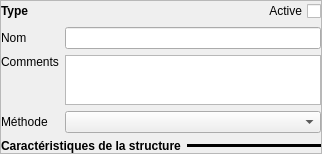
    <widget class="QFrame" name="frm_intro">
     <property name="sizePolicy">
      <sizepolicy hsizetype="Preferred" vsizetype="Maximum">
       <horstretch>0</horstretch>
       <verstretch>0</verstretch>
      </sizepolicy>
     </property>
     <property name="frameShape">
      <enum>QFrame::StyledPanel</enum>
     </property>
     <property name="frameShadow">
      <enum>QFrame::Raised</enum>
     </property>
     <layout class="QGridLayout" name="gridLayout_5">
      <property name="margin">
       <number>0</number>
      </property>
      <item row="0" column="0">
       <layout class="QGridLayout" name="gridLayout">
        <item row="2" column="1">
         <widget class="QTextEdit" name="txt_comm">
          <property name="maximumSize">
           <size>
            <width>16777215</width>
            <height>50</height>
           </size>
          </property>
         </widget>
        </item>
        <item row="2" column="0">
         <widget class="QLabel" name="label_4">
          <property name="text">
           <string>Comments</string>
          </property>
          <property name="alignment">
           <set>Qt::AlignLeading|Qt::AlignLeft|Qt::AlignTop</set>
          </property>
         </widget>
        </item>
        <item row="0" column="1">
         <layout class="QHBoxLayout" name="horizontalLayout">
          <item>
           <widget class="QLabel" name="lbl_type">
            <property name="font">
             <font>
              <weight>75</weight>
              <bold>true</bold>
             </font>
            </property>
            <property name="text">
             <string/>
            </property>
           </widget>
          </item>
          <item>
           <widget class="QCheckBox" name="cc_active">
            <property name="sizePolicy">
             <sizepolicy hsizetype="Maximum" vsizetype="Fixed">
              <horstretch>0</horstretch>
              <verstretch>0</verstretch>
             </sizepolicy>
            </property>
            <property name="layoutDirection">
             <enum>Qt::RightToLeft</enum>
            </property>
            <property name="text">
             <string>Active</string>
            </property>
           </widget>
          </item>
         </layout>
        </item>
        <item row="1" column="1">
         <widget class="QLineEdit" name="txt_name"/>
        </item>
        <item row="0" column="0">
         <widget class="QLabel" name="label_2">
          <property name="font">
           <font>
            <weight>75</weight>
            <bold>true</bold>
           </font>
          </property>
          <property name="text">
           <string>Type</string>
          </property>
         </widget>
        </item>
        <item row="1" column="0">
         <widget class="QLabel" name="label">
          <property name="text">
           <string>Nom</string>
          </property>
         </widget>
        </item>
        <item row="3" column="0">
         <widget class="QLabel" name="label_5">
          <property name="text">
           <string>Méthode</string>
          </property>
         </widget>
        </item>
        <item row="3" column="1">
         <widget class="QComboBox" name="cb_met_calc">
          <property name="maximumSize">
           <size>
            <width>300</width>
            <height>16777215</height>
           </size>
          </property>
         </widget>
        </item>
       </layout>
      </item>
      <item row="1" column="0">
       <layout class="QHBoxLayout" name="horizontalLayout_3">
        <item>
         <widget class="QLabel" name="label_7">
          <property name="sizePolicy">
           <sizepolicy hsizetype="Maximum" vsizetype="Preferred">
            <horstretch>0</horstretch>
            <verstretch>0</verstretch>
           </sizepolicy>
          </property>
          <property name="font">
           <font>
            <weight>75</weight>
            <bold>true</bold>
           </font>
          </property>
          <property name="text">
           <string>Caractéristiques de la structure</string>
          </property>
         </widget>
        </item>
        <item>
         <widget class="Line" name="line">
          <property name="frameShadow">
           <enum>QFrame::Plain</enum>
          </property>
          <property name="lineWidth">
           <number>10</number>
          </property>
          <property name="midLineWidth">
           <number>4</number>
          </property>
          <property name="orientation">
           <enum>Qt::Horizontal</enum>
          </property>
         </widget>
        </item>
       </layout>
      </item>
     </layout>
    </widget>
